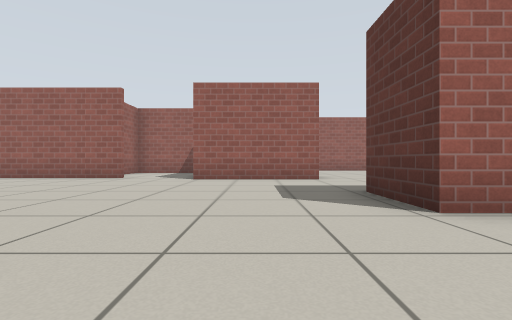
view 1 (above)

14 first-person views from a walk through a world built for the Gazebo simulator. The camera is 0.5 m above the floor, looks level and sees 85° across. The lines on the ground mark 1 m squares. The floor is counted in squares, 1 m on a side. Each view is taken from the middle of a square. On the plan, view 1 faces up. The plan holds only what a view shows up to about 9 squares ahead; the rest is blank. Simple patterns stand in for the simulator's built-in surfaces.

view 2
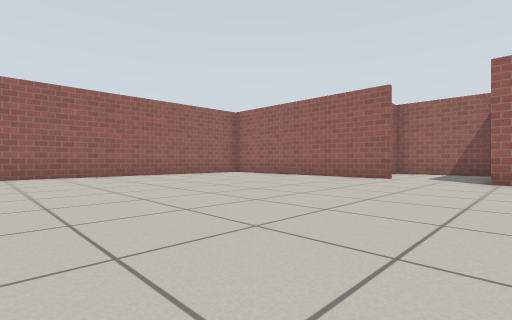

view 3
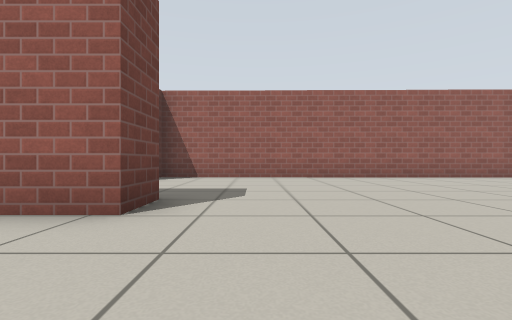

view 4
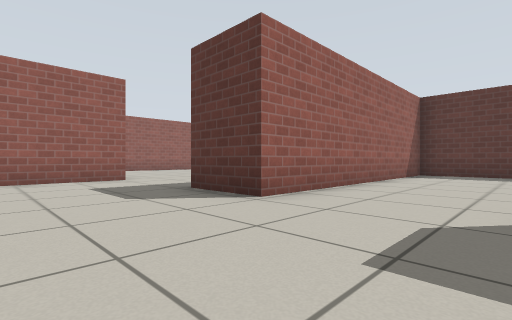

view 5
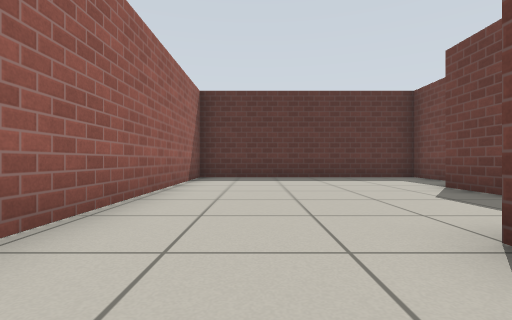

view 6
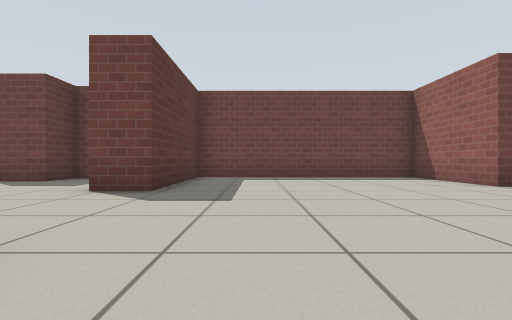

view 7
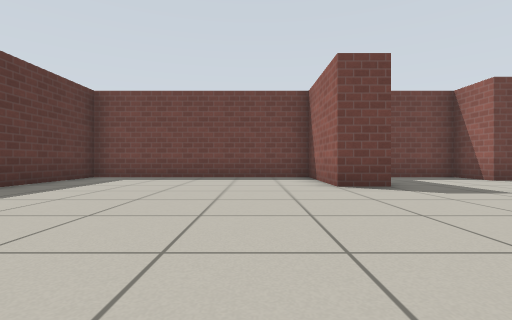

view 8
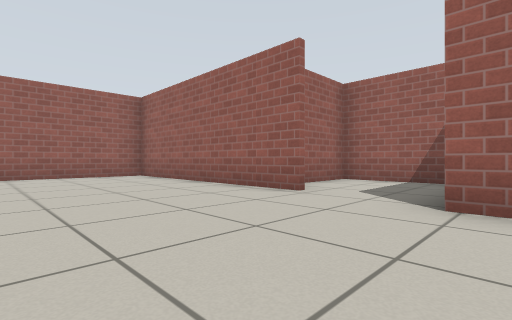

view 9
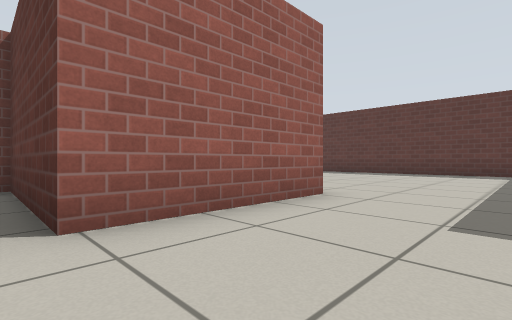

view 10
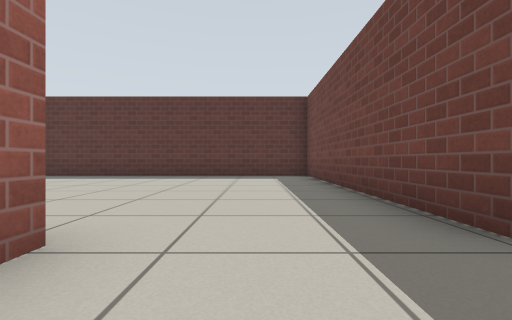

view 11
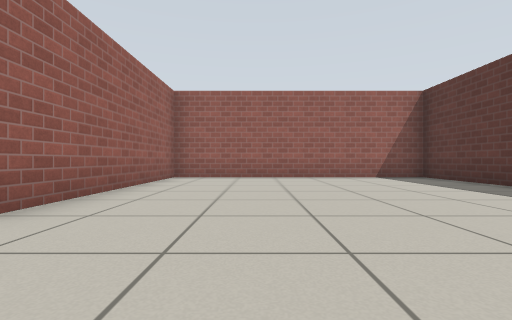

view 12
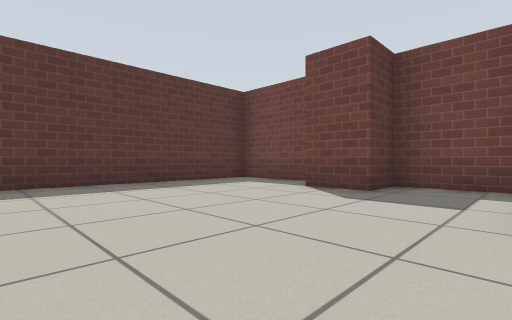

view 13
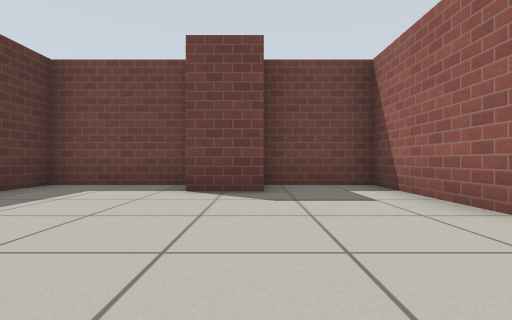

view 14
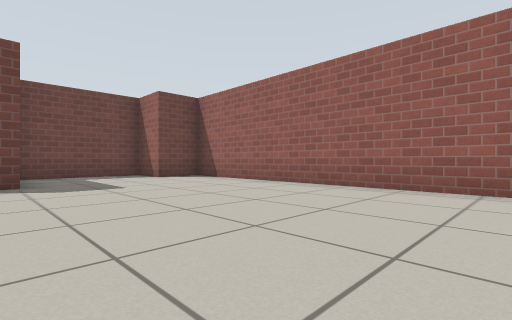

### Floor plan
Ten units are one square. View 1 is at (0, 0); x grows to the right and y downward. Boxes are objects, and circles mark ways between rooms. Rooms are numbered by the first view taken in them; rooms with no view inside come last. Other rooms are left out.
<svg viewBox="-106 -136 202 182">
<path fill="none" stroke="#000" d="M-56 12 -45 12 -45 41 17 41 17 5 27 5 27 36 49 36 49 25 61 25M-36 -77 -99 -77 -101 27 -87 27 -87 41 -58 41M16 -72 -16 -72 -16 -108 -45 -108 -45 -90M64 36 91 36 91 -26 17 -26 17 -44M17 -44 88 -44 88 -131 16 -131 16 -75"/>
<circle cx="20" cy="-55" r="3" fill="#2a7"/>
<text x="-20" y="-20">1</text>
<text x="50" y="-90">2</text>
</svg>
Room 1 opens to room 2.

Where each view was taken, in squares from view 1:
view 1: 0 up, 0 right, facing up
view 2: 0 up, 1 left, facing up-left
view 3: 0 up, 2 left, facing left
view 4: 0 up, 1 left, facing up-right
view 5: 1 up, 1 right, facing right
view 6: 4 up, 0 right, facing down
view 7: 4 up, 3 left, facing down
view 8: 4 up, 1 left, facing up-left
view 9: 5 up, 2 left, facing up-right
view 10: 6 up, 0 right, facing right
view 11: 5 up, 4 right, facing up
view 12: 2 up, 3 right, facing down-right
view 13: 2 up, 5 right, facing down
view 14: 5 up, 5 left, facing down-left
